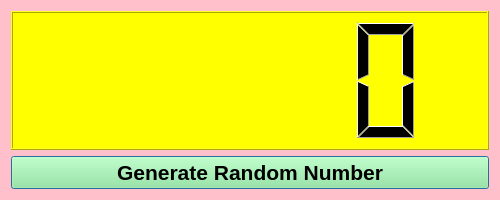
<?xml version="1.0" encoding="UTF-8"?>
<ui version="4.0">
 <class>Dialog</class>
 <widget class="QDialog" name="Dialog">
  <property name="geometry">
   <rect>
    <x>0</x>
    <y>0</y>
    <width>500</width>
    <height>200</height>
   </rect>
  </property>
  <property name="windowTitle">
   <string>Dialog</string>
  </property>
  <property name="styleSheet">
   <string notr="true">QDialog{
	background-color: pink
}

QLCDNumber {
	background-color: yellow
}

QPushButton{
  background-color: lightgreen
}</string>
  </property>
  <layout class="QVBoxLayout" name="verticalLayout">
   <item>
    <widget class="QLCDNumber" name="lcdNumber"/>
   </item>
   <item>
    <widget class="QPushButton" name="pushButton">
     <property name="font">
      <font>
       <family>Segoe UI</family>
       <pointsize>16</pointsize>
       <weight>75</weight>
       <bold>true</bold>
      </font>
     </property>
     <property name="text">
      <string>Generate Random Number</string>
     </property>
    </widget>
   </item>
  </layout>
 </widget>
 <resources/>
 <connections/>
</ui>
